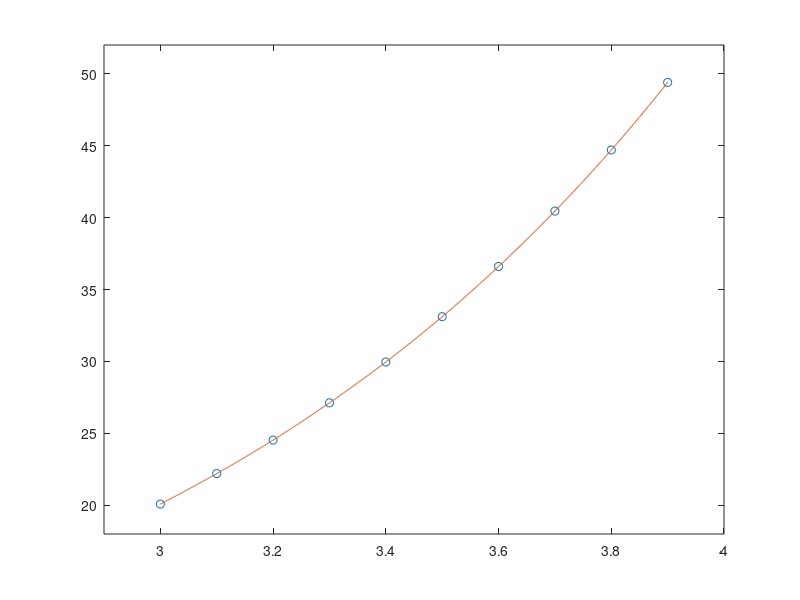

MATLAB code to generate this figure: (Note: this script raises an error after producing the figure.)
clear all;clc;
x=[3.0 3.1 3.2 3.3 3.4 3.5 3.6 3.7 3.8 3.9];
y=[20.08 22.20 24.53 27.12 29.96 33.11 36.60 40.45 44.70 49.40];
xx=linspace(3.0,3.9,1000);
yy=spline(x,y);
plot(x,y,'o',xx,ppval(yy,xx),'-');
xlim([2.9,4.0]);
ylim([18,52]);
pp=interp1(x,y,'spline','pp');
breaks=pp.breaks;
coefs=pp.coefs;
syms x;
for i = 1:9
    y = coefs(i,1)*((x - breaks(i))^3) + coefs(i,2)*((x - breaks(i))^2) + coefs(i,3)*((x - breaks(i))) + coefs(i,4)
end